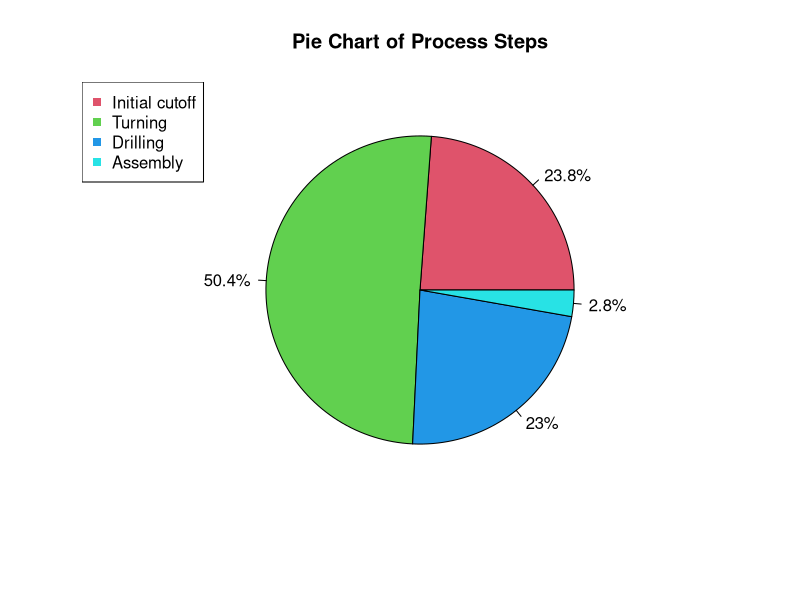

This figure's R source:
Freq = c(86, 182, 83, 10)
#To label categories
Process = c('Initial cutoff', 'Turning', 'Drilling', 'Assembly')
#To calculate percentages
Percents = round(Freq/sum(Freq)*100,1)
label = paste(Percents, '%', sep='') # add % to labels
#Pie Chart with percentages
pie(Freq, labels = label, col=c(2,3,4,5), main='Pie Chart of Process Steps')
#To add a legend. Note: “pch” specifies various point shapes.
legend('topleft', Process, col=c(2,3,4,5), pch=15)

